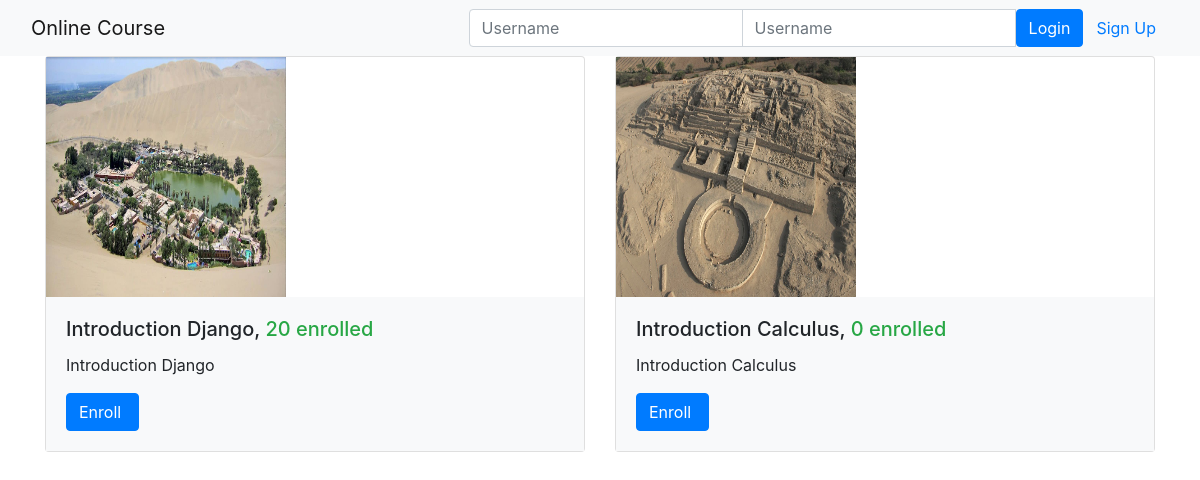
Before: /onlinecourse/ with the older database file.
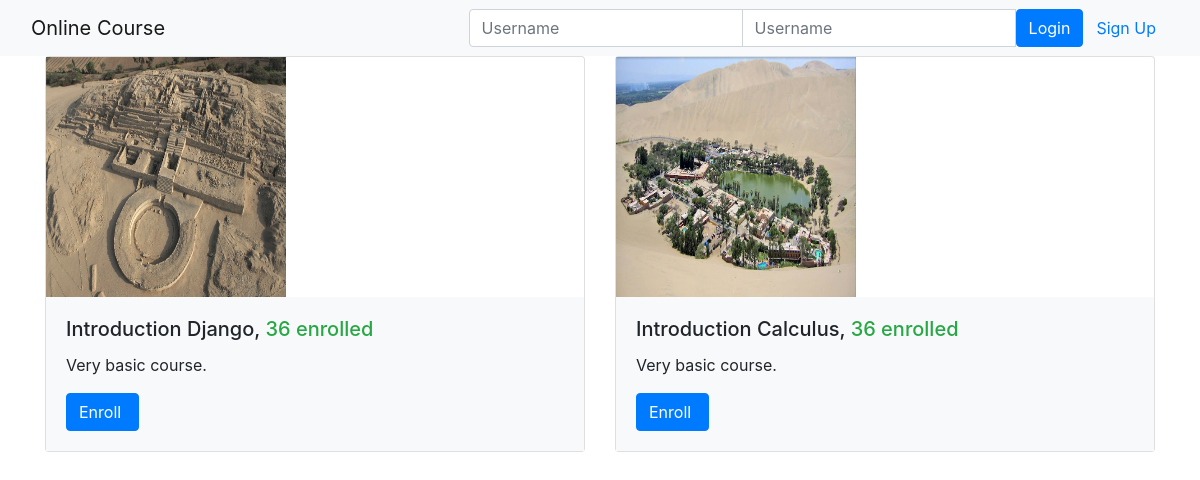
After: the same page with the newer database file.
### onlinecourse/models.py (models this page shows, shortened)
class Course(models.Model):
    name = models.CharField(null=False, max_length=30, default='online course')
    image = models.ImageField(upload_to='course_images/')
    description = models.CharField(max_length=1000)
    pub_date = models.DateField(null=True)
    instructors = models.ManyToManyField(Instructor)
    users = models.ManyToManyField(settings.AUTH_USER_MODEL, through='Enrollment')
    total_enrollment = models.IntegerField(default=0)
    is_enrolled = False

### onlinecourse/views.py (the view)
class CourseListView(generic.ListView):
    template_name = 'onlinecourse/course_list_bootstrap.html'
    context_object_name = 'course_list'
    def get_queryset(self):
        user = self.request.user
        courses = Course.objects.order_by('-total_enrollment')[:10]
        for course in courses:
            if user.is_authenticated:
                course.is_enrolled = check_if_enrolled(user, course)
        return courses

### onlinecourse/templates/onlinecourse/course_list_bootstrap.html (shortened to what this page needs)
<!DOCTYPE html>
<html lang="en">
<head>
    {% load static %}
    <link rel="stylesheet" href="https://maxcdn.bootstrapcdn.com/bootstrap/4.5.2/css/bootstrap.min.css">
</head>
<body>
    <nav class="navbar navbar-light bg-light">
        <div class="container-fluid">
            <div class="navbar-header">
                  <a class="navbar-brand" href="#">Online Course</a>
            </div>
            <ul class="nav navbar-nav navbar-right">
                {% if user.is_authenticated %}
                <li>
                    <a class="btn btn-link" href="#">{{ user.first_name }}({{ user.username }})</a>
                    <a class="btn btn-link" href="{% url 'onlinecourse:logout' %}">Logout</a>
                </li>
                {% else %}
                <li>
                    <form class="form-inline" action="{% url 'onlinecourse:login' %}" method="post">
                        <div class="input-group">
                            <input type="text" class="form-control" placeholder="Username" name="username" >
                            <input type="password" class="form-control" placeholder="Username" name="psw" >
                            <button class="btn btn-primary" type="submit">Login</button>
                            <a class="btn btn-link" href="{% url 'onlinecourse:registration' %}">Sign Up</a>
                        </div>
                    </form>
                </li>
                {% endif %}
            </ul>
        </div>
    </nav>
    {% if course_list %}
        <div class="container">
            <div class="card-deck">
                {% for course in course_list %}
                         <div class="card" style="width: 36rem;">
                          <img class="card-img-left" src="{{MEDIA_URL}}/{{ course.image }}" width="240px" height="240px"
                               alt="Course image">
                          <div class="card-body bg-light">
                              <h5 class="card-title">{{ course.name }}, <span class="text-success">
                                  {{ course.total_enrollment}} enrolled</span></h5>
                            <p class="card-text">{{ course.description}}</p>
                            <form action="{% url 'onlinecourse:enroll' course.id %}" method="post">
                                  <input class="btn btn-primary"  type="submit"
                                         value="{% if course.is_enrolled %}Enter{% else %}Enroll{% endif %} ">
                            </form>
                          </div>
                        </div>
                {% endfor %}
            </div>
        </div>
    {% else %}
        <p>No courses are available.</p>
    {% endif %}
</body>
</html>

Changed rows visible on the page:
changed Course "Introduction Django": image: a different picture; total_enrollment "20" → "36"; description "Introduction Django" → "Very basic course."
changed Course "Introduction Calculus": image: a different picture; total_enrollment "0" → "36"; description "Introduction Calculus" → "Very basic course."
